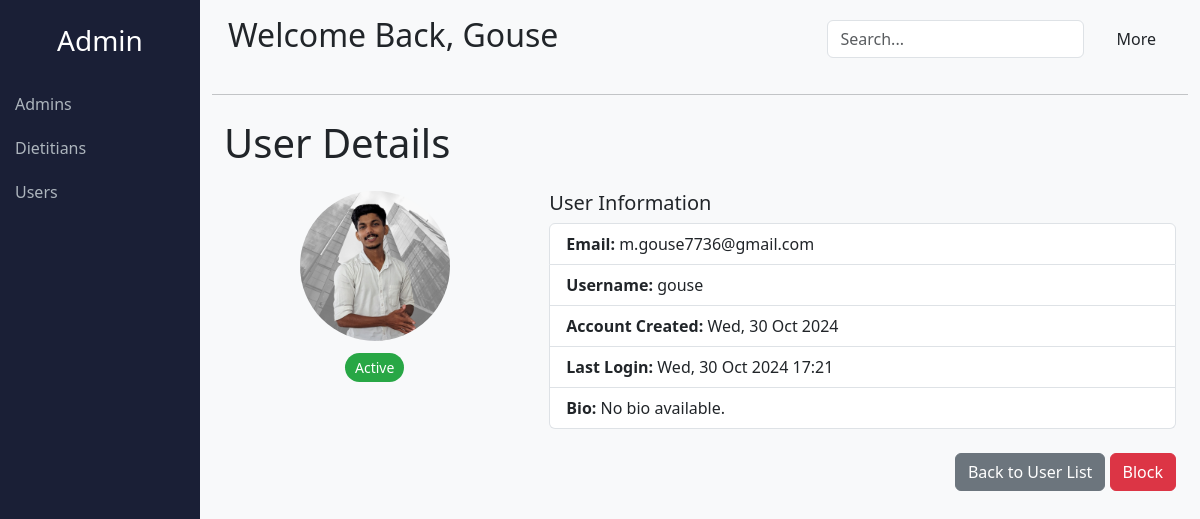
The page /administration/user/2/ on the database its author committed.
### users_account/models.py (models this page shows, shortened)
class Accounts(AbstractUser):
    email = models.EmailField(unique=True)
    username = models.CharField(max_length=55, unique=True)
    role = models.CharField(choices=ROLE_CHOICE, default='user', max_length=100)

class User_Profile(models.Model):
    user = models.OneToOneField(Accounts, on_delete=models.CASCADE)
    full_name = models.CharField(max_length=100, null=False, blank=False)
    photo = models.ImageField(upload_to='profile_photos', default='assets/profile.png')
    age = models.PositiveIntegerField(null=True, blank=True)
    weight = models.DecimalField(max_digits=5, decimal_places=2, blank=True, null=True)
    height = models.DecimalField(max_digits=5, decimal_places=2, blank=True, null=True)
    gender = models.CharField(choices=GENDER_CHOICE, max_length=100, blank=True, null=True)
    dietary_preference = models.CharField(choices=DIETARY_PREFERENCE_CHOICES, max_length=50, default='None')
    dietary_goal = models.ManyToManyField(Specialties)
    chronic_condition = models.ManyToManyField(Chronic_conditions)
    suger_level = models.DecimalField(max_digits=5, decimal_places=2, default=0)
    cholestrol_level = models.DecimalField(max_digits=5, decimal_places=2, default=0)

### admin_side/views.py (the view)
# urls.py: path('user/<int:id>/', users_detail, name='user_detail'),
def users_detail(req, id):
    user = Accounts.objects.get(id=id)
    return render(req, 'user_detail.html', {'user': user})

### admin_side/templates/user_detail.html (shortened to what this page needs)
{% extends "admin_base.html" %}
{% block content %}
<div class="container user-detail-container">
    <h1 class="my-4">User Details</h1>
    <div class="row">
        <div class="col-md-4 text-center">
            <img src="{{ user.user_profile.photo.url }}" alt="{{ user.user_profile.full_name }}'s Avatar" class="user-avatar">
            <span class="status-pill {% if user.is_active %}status-active{% else %}status-blocked{% endif %}">
                {{ user.is_active|yesno:"Active,Blocked" }}
            </span>
        </div>
        <div class="col-md-8">
            <h5>User Information</h5>
            <ul class="list-group">
                <li class="list-group-item">
                    <strong>Email:</strong> {{ user.email }}
                </li>
                <li class="list-group-item">
                    <strong>Username:</strong> {{ user.username }}
                </li>
                <li class="list-group-item">
                    <strong>Account Created:</strong> {{ user.date_joined|date:"D, d M Y" }}
                </li>
                <li class="list-group-item">
                    <strong>Last Login:</strong> {{ user.last_login|date:"D, d M Y H:i" }}
                </li>
                <li class="list-group-item">
                    <strong>Bio:</strong> {{ user.bio|default:"No bio available." }}
                </li>
            </ul>
        </div>
    </div>
    <div class="text-end mt-4">
        <a href="{% url 'users_list' %}" class="btn btn-secondary">Back to User List</a>
        <button onclick="block_user({{user.id}})" class="btn {% if user.is_active %}btn-danger {% else %}btn-success{% endif %}">{% if user.is_active %}Block {% else %}Unblock{% endif %}</button>
    </div>
</div>
{% endblock content %}

### templates/admin_base.html (shortened to what this page needs)
<html lang="en">
  <head>
    <link
      href="https://cdn.jsdelivr.net/npm/bootstrap@5.3.2/dist/css/bootstrap.min.css"
      rel="stylesheet"
    />
    <link
      rel="stylesheet"
      href="https://cdnjs.cloudflare.com/ajax/libs/font-awesome/6.6.0/css/all.min.css"
    />
  </head>
  <body>
    <div class="container-fluid">
      <div class="row">
        <nav class="col-md-2 sidebar p-0">
          <h3 class="text-center my-4">Admin</h3>
          <a href="{% url "admin_list" %}">Admins</a>
          <a href="{% url "dietitian_list" %}">Dietitians</a>
          <a href="{% url 'users_list' %}">Users</a>
        </nav>
        <div class="col-md-10 bg-light mb-3">
          <header class="d-flex justify-content-between align-items-center p-3">
            <div>
              <h2 class="text-Capitalize">Welcome Back, {{ user.username }}</h2>
            </div>
            <div class="d-flex align-items-center">
              <input type="text" class="form-control me-3" placeholder="Search..." />
              <div class="dropdown open mx-3">
                <span
                  id="triggerId"
                  style="cursor: pointer;"
                  data-bs-toggle="dropdown"
                  aria-haspopup="true"
                  aria-expanded="false"
                >More
                </span>
              </div>
            </div>
          </header>
          <hr>
          {% block content %}{% endblock content %}
        </div>
      </div>
    </div>
    <link
      href="https://cdnjs.cloudflare.com/ajax/libs/bootstrap-icons/1.8.1/font/bootstrap-icons.min.css"
      rel="stylesheet"
    />
  </body>
</html>

### admin_side/templates/user_detail.html (style rules this page uses)
.user-detail-container { margin-top: 20px; }
.user-avatar { width: 150px; height: 150px; border-radius: 50%; object-fit: cover; }
.status-pill { padding: 5px 10px; border-radius: 20px; font-size: 0.875em; color: white; }
.status-active { background-color: #28a745; }

### templates/admin_base.html (style rules this page uses)
.sidebar { min-height: 100vh; background-color: #1a1f36; color: white; padding-top: 20px; }
.sidebar a { color: #adb5bd; text-decoration: none; display: block; padding: 10px 15px; transition: background 0.3s; }

### rows shown on the page
Accounts: username "Gouse", user_profile.photo (picture), is_active "Active", email "m.gouse7736@gmail.com", username "gouse", date_joined "Wed, 30 Oct 2024", last_login "Wed, 30 Oct 2024 17:21"

### other values the page prints
{{ user.bio|default:"No bio available." }} "No bio available."
